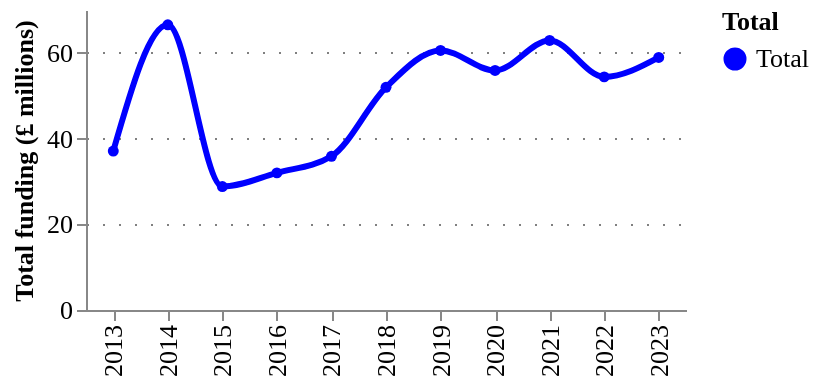

Notebook code for this chart:
### Code cell
fig = pu.ts_smooth(
    ts_amounts.assign(Total="Total").assign(amount = lambda df: df.amount/1000),
    ["Total"],
    variable= "amount",
    variable_title = "Total funding (£ millions)",
    category_column = "Total",
    width = 300,
    height = 150,
    legend_orient='right',
)
pu.configure_plots(fig)

### Figure 1 — Vega-Lite specification as saved in the notebook (floating-point values rounded to 4 significant figures)
{"config": {"title": {"font": "Averta", "anchor": "start"}, "subtitle": {"font": "Averta"}, "axis": {"labelFont": "Averta", "titleFont": "Averta", "gridColor": "grey", "gridDash": [1, 7], "labelFontSize": 13, "titleFontSize": 13}, "header": {"labelFont": "Averta", "titleFont": "Averta"}, "legend": {"labelFont": "Averta", "titleFont": "Averta", "labelFontSize": 13, "titleFontSize": 13}, "range": {"category": ["#0000FF", "#FDB633", "#18A48C", "#9A1BBE", "#EB003B", "#FF6E47", "#646363", "#0F294A", "#97D9E3", "#A59BEE", "#F6A4B7", "#D2C9C0", "#FFFFFF", "#000000"], "ordinal": {"scheme": ["#0000FF", "#FDB633", "#18A48C", "#9A1BBE", "#EB003B", "#FF6E47", "#646363", "#0F294A", "#97D9E3", "#A59BEE", "#F6A4B7", "#D2C9C0", "#FFFFFF", "#000000"]}}, "view": {"strokeWidth": 0}}, "data": {"name": "data-4b6f0dc3c6870b377aa6cd103ea7c3b0"}, "mark": {"type": "line", "interpolate": "monotone", "point": {"filled": true, "size": 30}, "size": 3, "strokeDash": [0]}, "encoding": {"color": {"field": "Total", "legend": {"orient": "right"}, "type": "nominal"}, "tooltip": [{"field": "year", "title": "Year", "type": "ordinal"}, {"field": "Total", "type": "nominal"}, {"field": "amount", "format": ".3f", "title": "Total funding (£ millions)", "type": "quantitative"}], "x": {"field": "year", "title": "", "type": "ordinal"}, "y": {"field": "amount", "title": "Total funding (£ millions)", "type": "quantitative"}}, "height": 150, "title": {"anchor": "start", "text": "", "fontSize": 14, "subtitle": "", "subtitleFont": "Averta", "subtitleFontSize": 13}, "width": 300, "$schema": "https://vega.github.io/schema/vega-lite/v4.17.0.json", "datasets": {"data-4b6f0dc3c6870b377aa6cd103ea7c3b0": [{"year": 2013, "amount": 37.1, "Total": "Total"}, {"year": 2014, "amount": 66.54, "Total": "Total"}, {"year": 2015, "amount": 28.81, "Total": "Total"}, {"year": 2016, "amount": 31.99, "Total": "Total"}, {"year": 2017, "amount": 35.87, "Total": "Total"}, {"year": 2018, "amount": 51.96, "Total": "Total"}, {"year": 2019, "amount": 60.56, "Total": "Total"}, {"year": 2020, "amount": 55.89, "Total": "Total"}, {"year": 2021, "amount": 62.9, "Total": "Total"}, {"year": 2022, "amount": 54.39, "Total": "Total"}, {"year": 2023, "amount": 58.93, "Total": "Total"}]}}
